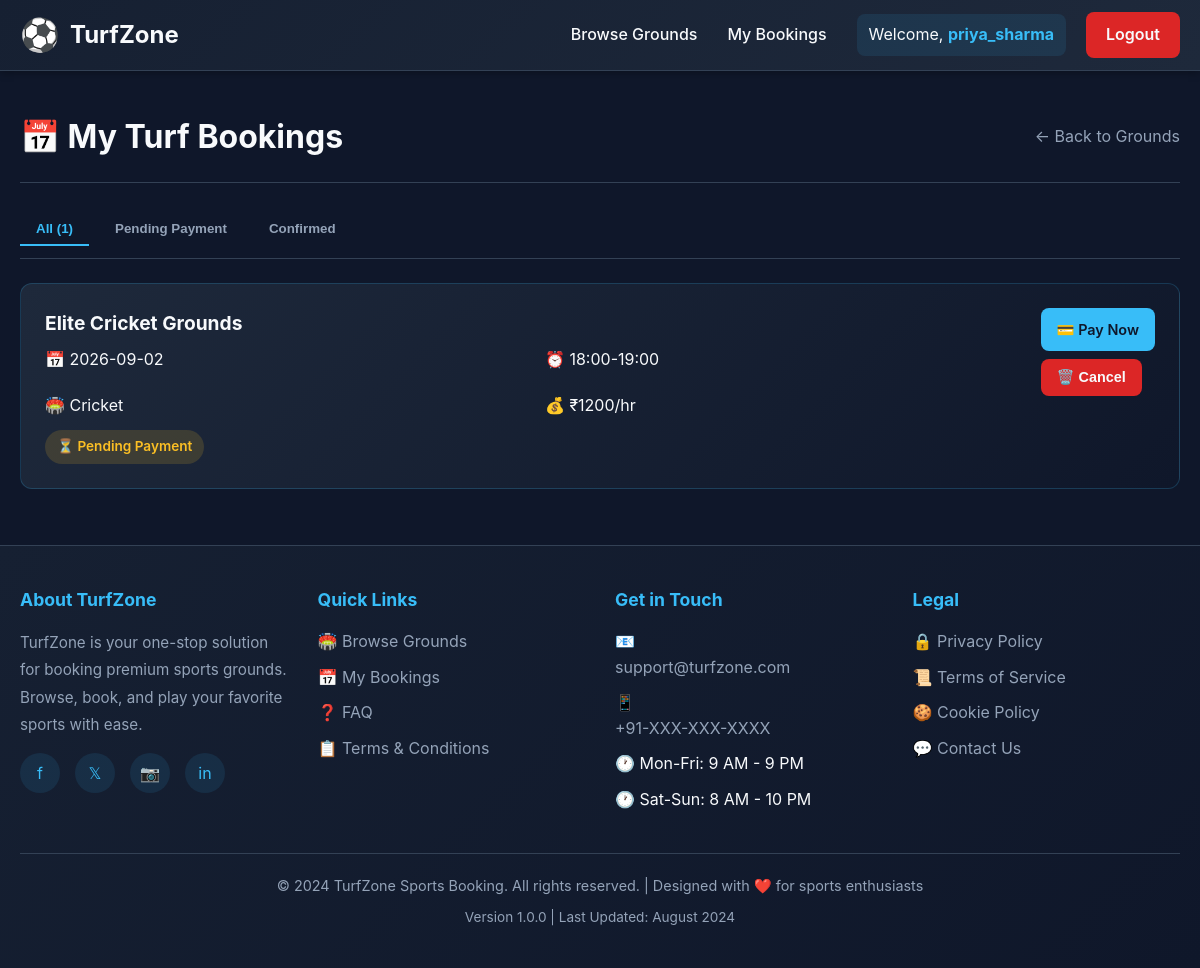
The app's page /my-bookings (signed in) with its own data.
### app.py (models this page shows, shortened)
class User(UserMixin, db.Model):
    id = db.Column(db.Integer, primary_key=True)
    username = db.Column(db.String(80), unique=True, nullable=False)
    email = db.Column(db.String(120), unique=True, nullable=False)
    password_hash = db.Column(db.String(200), nullable=False)
    bookings = db.relationship('Booking', backref='user', lazy=True)

class Booking(db.Model):
    id = db.Column(db.Integer, primary_key=True)
    user_id = db.Column(db.Integer, db.ForeignKey('user.id'), nullable=False)
    ground_id = db.Column(db.Integer, db.ForeignKey('ground.id'), nullable=False)
    booking_date = db.Column(db.String(20), nullable=False)
    time_slot = db.Column(db.String(20), nullable=False)
    payment_status = db.Column(db.String(20), default='Pending')  # Pending, Completed, Failed
    payment_id = db.Column(db.String(100), nullable=True)  # Razorpay Payment ID
    total_amount = db.Column(db.Integer, default=0)  # in paise
    created_at = db.Column(db.DateTime, default=datetime.utcnow)
    updated_at = db.Column(db.DateTime, default=datetime.utcnow, onupdate=datetime.utcnow)
    __table_args__ = (
        db.UniqueConstraint('ground_id', 'booking_date', 'time_slot', name='unique_ground_booking_slot'),
    )
    ground = db.relationship('Ground', backref='bookings')

class Ground(db.Model):
    id = db.Column(db.Integer, primary_key=True)
    name = db.Column(db.String(100), nullable=False)
    sport_type = db.Column(db.String(50), nullable=False)
    location = db.Column(db.String(100), nullable=False)
    price_per_hour = db.Column(db.Integer, default=500)
    status = db.Column(db.String(20), default='Available')
    contact_phone = db.Column(db.String(20), nullable=True)
    amenities = db.Column(db.String(255), nullable=True)  # Comma-separated: lights, parking, changing_room
    rating = db.Column(db.Float, default=4.5)
    external_api_id = db.Column(db.String(100), nullable=True)  # For tracking real ground APIs

### app.py (the view)
@app.route('/my-bookings')
@login_required
def my_bookings():
    bookings = Booking.query.filter_by(user_id=current_user.id).order_by(Booking.updated_at.desc()).all()
    return render_template('my_bookings.html', bookings=bookings)

### app.py (called while the page is built)
@login_manager.user_loader
def load_user(user_id):
    return User.query.get(int(user_id))

### templates/my_bookings.html (shortened to what this page needs)
{% extends "base.html" %}
{% block content %}
<div class="bookings-header">
    <h2>📅 My Turf Bookings</h2>
    <a href="{{ url_for('ground_list') }}" class="back-link">← Back to Grounds</a>
</div>
{% if bookings %}
<div class="filter-tabs">
    <button class="filter-tab active" onclick="filterBookings('all')">All ({{ bookings|length }})</button>
    <button class="filter-tab" onclick="filterBookings('pending')">Pending Payment</button>
    <button class="filter-tab" onclick="filterBookings('completed')">Confirmed</button>
</div>
{% endif %}
{% if not bookings %}
    <div class="empty-state">
        <h3>No Bookings Yet</h3>
        <p>You don't have any bookings. Start by browsing available sports grounds!</p>
        <a href="{{ url_for('ground_list') }}" class="btn">Browse Grounds</a>
    </div>
{% else %}
    <div id="bookings-container">
        {% for b in bookings %}
            <div class="booking-item" data-status="{{ b.payment_status.lower() }}">
                <div class="booking-details">
                    <h3>{{ b.ground.name }}</h3>
                    <div class="booking-info-grid">
                        <span>📅 {{ b.booking_date }}</span>
                        <span>⏰ {{ b.time_slot }}</span>
                        <span>🏟️ {{ b.ground.sport_type }}</span>
                        <span>💰 ₹{{ (b.total_amount / 100)|int }}/hr</span>
                    </div>
                    <div style="margin-top: 12px;">
                        {% if b.payment_status == 'Pending' %}
                            <span class="payment-status status-pending">⏳ Pending Payment</span>
                        {% elif b.payment_status == 'Completed' %}
                            <span class="payment-status status-completed">✓ Confirmed</span>
                        {% else %}
                            <span class="payment-status status-failed">✗ Payment Failed</span>
                        {% endif %}
                    </div>
                </div>
                <div class="booking-actions">
                    {% if b.payment_status == 'Pending' %}
                        <a href="{{ url_for('initiate_payment', booking_id=b.id) }}" class="btn-action btn-pay">
                            💳 Pay Now
                        </a>
                        <form method="POST" action="{{ url_for('cancel_booking', booking_id=b.id) }}" style="margin: 0;">
                            <button type="submit" class="btn-action btn-cancel" onclick="return confirm('Are you sure?');">
                                🗑️ Cancel
                            </button>
                        </form>
                    {% elif b.payment_status == 'Completed' %}
                        <button class="btn-action btn-cancel" onclick="alert('Contact support to cancel')">
                            📞 Support
                        </button>
                    {% else %}
                        <a href="{{ url_for('initiate_payment', booking_id=b.id) }}" class="btn-action btn-pay">
                            🔄 Retry Payment
                        </a>
                    {% endif %}
                </div>
            </div>
        {% endfor %}
    </div>
{% endif %}
{% endblock %}

### templates/base.html (shortened to what this page needs)
<!DOCTYPE html>
<html lang="en">
<head>
</head>
<body>
    <header>
        <div class="header-container">
            <a href="{{ url_for('ground_list') }}" class="logo">
                <span class="logo-icon">⚽</span>
                <span>TurfZone</span>
            </a>
            <nav>
                <ul class="nav-links" id="navLinks">
                    <li><a href="{{ url_for('ground_list') }}">Browse Grounds</a></li>
                    {% if current_user.is_authenticated %}
                        <li><a href="{{ url_for('my_bookings') }}">My Bookings</a></li>
                    {% endif %}
                </ul>
                <div class="user-section">
                    {% if current_user.is_authenticated %}
                        <div class="user-info">
                            <span>Welcome, <strong>{{ current_user.username }}</strong></span>
                        </div>
                        <a href="{{ url_for('logout') }}" class="btn-nav btn-logout">Logout</a>
                    {% else %}
                        <a href="{{ url_for('login') }}" class="btn-nav">Login</a>
                        <a href="{{ url_for('register') }}" class="btn-nav">Register</a>
                    {% endif %}
                </div>
            </nav>
        </div>
    </header>
    <main>
        {% block content %}{% endblock %}
    </main>
    <footer>
        <div class="footer-container">
            <div class="footer-content">
                <div class="footer-section">
                    <h4>About TurfZone</h4>
                    <p>TurfZone is your one-stop solution for booking premium sports grounds. Browse, book, and play your favorite sports with ease.</p>
                    <div class="social-links">
                        <a href="#" title="Facebook" aria-label="Facebook">f</a>
                        <a href="#" title="Twitter" aria-label="Twitter">𝕏</a>
                        <a href="#" title="Instagram" aria-label="Instagram">📷</a>
                        <a href="#" title="LinkedIn" aria-label="LinkedIn">in</a>
                    </div>
                </div>
                <div class="footer-section">
                    <h4>Quick Links</h4>
                    <ul class="footer-links">
                        <li><a href="{{ url_for('ground_list') }}">🏟️ Browse Grounds</a></li>
                        {% if current_user.is_authenticated %}
                            <li><a href="{{ url_for('my_bookings') }}">📅 My Bookings</a></li>
                        {% endif %}
                        <li><a href="#faq">❓ FAQ</a></li>
                        <li><a href="#terms">📋 Terms & Conditions</a></li>
                    </ul>
                </div>
                <div class="footer-section">
                    <h4>Get in Touch</h4>
                    <ul class="footer-links">
                        <li>📧 <a href="mailto:support@turfzone.com">support@turfzone.com</a></li>
                        <li>📱 <a href="tel:+91-XXXXXXXXXX">+91-XXX-XXX-XXXX</a></li>
                        <li>🕐 Mon-Fri: 9 AM - 9 PM</li>
                        <li>🕐 Sat-Sun: 8 AM - 10 PM</li>
                    </ul>
                </div>
                <div class="footer-section">
                    <h4>Legal</h4>
                    <ul class="footer-links">
                        <li><a href="#privacy">🔒 Privacy Policy</a></li>
                        <li><a href="#terms">📜 Terms of Service</a></li>
                        <li><a href="#cookies">🍪 Cookie Policy</a></li>
                        <li><a href="#contact">💬 Contact Us</a></li>
                    </ul>
                </div>
            </div>
            <div class="footer-bottom">
                <p>&copy; 2024 TurfZone Sports Booking. All rights reserved. | Designed with ❤️ for sports enthusiasts</p>
                <p style="margin-top: 10px; font-size: 0.85rem;">Version 1.0.0 | Last Updated: August 2024</p>
            </div>
        </div>
    </footer>
</body>
</html>

### templates/base.html (style rules this page uses)
* { margin: 0; padding: 0; box-sizing: border-box; }
:root { --bg: #0f172a; --bg-secondary: #1e293b; --accent: #38bdf8; --accent-hover: #0ea5e9; --text: #f8fafc; --text-muted: #94a3b8; --border: #334155; --success: #4ade80; --danger: #fca5a5; --warning: #fbbf24; }
html { scroll-behavior: smooth; }
body { font-family: -apple-system, BlinkMacSystemFont, 'Segoe UI', 'Roboto', 'Oxygen', 'Ubuntu', 'Cantarell', sans-serif; background: var(--bg); color: var(--text); line-height: 1.6; min-height: 100vh; display: flex; flex-direction: column; }
header { background: linear-gradient(135deg, #162032 0%, #1e293b 100%); border-bottom: 1px solid var(--border); position: sticky; top: 0; z-index: 1000; box-shadow: 0 2px 8px rgba(0, 0, 0, 0.3); }
.header-container { max-width: 1200px; margin: 0 auto; padding: 0 20px; display: flex; justify-content: space-between; align-items: center; height: 70px; }
.logo { display: flex; align-items: center; gap: 10px; font-size: 1.5rem; font-weight: 700; color: var(--text); text-decoration: none; transition: color 0.3s ease; }
.logo-icon { font-size: 2rem; }
nav { display: flex; align-items: center; gap: 30px; }
.nav-links { display: flex; gap: 30px; align-items: center; list-style: none; }
.nav-links a { color: var(--text); text-decoration: none; font-weight: 500; transition: color 0.3s ease; position: relative; }
.nav-links a::after { content: ''; position: absolute; bottom: -5px; left: 0; width: 0; height: 2px; background: var(--accent); transition: width 0.3s ease; }
.user-section { display: flex; align-items: center; gap: 20px; }
.user-info { display: flex; align-items: center; gap: 10px; padding: 8px 12px; background: rgba(56, 189, 248, 0.1); border-radius: 8px; color: var(--text); }
.user-info strong { color: var(--accent); }
.btn-nav { background: var(--accent); color: var(--bg); padding: 10px 20px; border-radius: 8px; font-weight: 600; transition: all 0.3s ease; border: none; cursor: pointer; text-decoration: none; display: inline-block; }
.btn-logout { background: #dc2626; color: var(--text); }
main { flex: 1; width: 100%; max-width: 1200px; margin: 0 auto; padding: 40px 20px; width: 100%; }
footer { background: linear-gradient(135deg, #162032 0%, #0f172a 100%); border-top: 1px solid var(--border); margin-top: auto; }
.footer-container { max-width: 1200px; margin: 0 auto; padding: 40px 20px; }
.footer-content { display: grid; grid-template-columns: repeat(auto-fit, minmax(250px, 1fr)); gap: 30px; margin-bottom: 30px; }
.footer-section h4 { color: var(--accent); margin-bottom: 15px; font-size: 1.1rem; }
.footer-section p { color: var(--text-muted); font-size: 0.95rem; line-height: 1.8; }
.footer-links { list-style: none; }
.footer-links li { margin-bottom: 10px; }
.footer-links a { color: var(--text-muted); text-decoration: none; transition: color 0.3s ease; display: flex; gap: 8px; align-items: center; }
.footer-bottom { border-top: 1px solid var(--border); padding-top: 20px; text-align: center; color: var(--text-muted); font-size: 0.9rem; }
.social-links { display: flex; gap: 15px; margin-top: 15px; }
.social-links a { display: inline-flex; align-items: center; justify-content: center; width: 40px; height: 40px; background: rgba(56, 189, 248, 0.1); border-radius: 50%; color: var(--accent); text-decoration: none; transition: all 0.3s ease; }

### records on screen
User: username "priya_sharma"
Booking: ground.name "Elite Cricket Grounds", booking_date "2026-09-02", time_slot "18:00-19:00", ground.sport_type "Cricket", (b.total_amount/100)|int "1200", payment_status "⏳ Pending Payment"

### other values on screen
{{ bookings|length }} "1"
